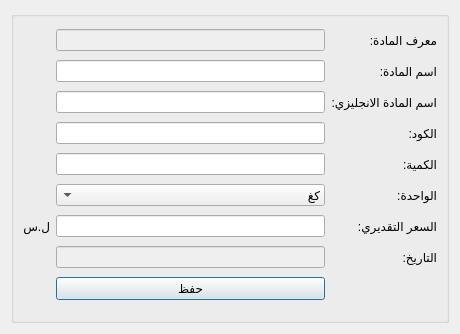
<?xml version="1.0" encoding="UTF-8"?>
<ui version="4.0">
 <class>MaterialEdit</class>
 <widget class="QDialog" name="MaterialEdit">
  <property name="geometry">
   <rect>
    <x>0</x>
    <y>0</y>
    <width>460</width>
    <height>334</height>
   </rect>
  </property>
  <property name="windowTitle">
   <string>تعديل المادة</string>
  </property>
  <property name="windowIcon">
   <iconset>
    <normaloff>graphics/icon.xpm</normaloff>graphics/icon.xpm</iconset>
  </property>
  <layout class="QGridLayout" name="gridLayout_2">
   <item row="0" column="0">
    <widget class="QGroupBox" name="groupBox">
     <property name="layoutDirection">
      <enum>Qt::RightToLeft</enum>
     </property>
     <property name="title">
      <string/>
     </property>
     <layout class="QGridLayout" name="gridLayout">
      <item row="8" column="0">
       <widget class="QLabel" name="date_label">
        <property name="text">
         <string>التاريخ:</string>
        </property>
       </widget>
      </item>
      <item row="6" column="1">
       <widget class="QComboBox" name="unit_combobox">
        <item>
         <property name="text">
          <string>كغ</string>
         </property>
        </item>
        <item>
         <property name="text">
          <string>ليتر</string>
         </property>
        </item>
        <item>
         <property name="text">
          <string>قطعة</string>
         </property>
        </item>
       </widget>
      </item>
      <item row="6" column="0">
       <widget class="QLabel" name="code_label_3">
        <property name="text">
         <string>الواحدة:</string>
        </property>
       </widget>
      </item>
      <item row="3" column="0">
       <widget class="QLabel" name="name_en_label">
        <property name="text">
         <string>اسم المادة الانجليزي:</string>
        </property>
       </widget>
      </item>
      <item row="1" column="0">
       <widget class="QLabel" name="name_label">
        <property name="text">
         <string>اسم المادة:</string>
        </property>
       </widget>
      </item>
      <item row="4" column="0">
       <widget class="QLabel" name="code_label">
        <property name="text">
         <string>الكود:</string>
        </property>
       </widget>
      </item>
      <item row="4" column="1">
       <widget class="QLineEdit" name="code_lineEdit"/>
      </item>
      <item row="8" column="1">
       <widget class="QLineEdit" name="date_lineEdit">
        <property name="enabled">
         <bool>false</bool>
        </property>
       </widget>
      </item>
      <item row="5" column="0">
       <widget class="QLabel" name="code_label_2">
        <property name="text">
         <string>الكمية:</string>
        </property>
       </widget>
      </item>
      <item row="1" column="1">
       <widget class="QLineEdit" name="name_lineEdit"/>
      </item>
      <item row="0" column="0">
       <widget class="QLabel" name="id_label">
        <property name="text">
         <string>معرف المادة:</string>
        </property>
       </widget>
      </item>
      <item row="3" column="1">
       <widget class="QLineEdit" name="name_en_lineEdit"/>
      </item>
      <item row="9" column="1">
       <widget class="QPushButton" name="save_btn">
        <property name="text">
         <string>حفظ</string>
        </property>
       </widget>
      </item>
      <item row="7" column="0">
       <widget class="QLabel" name="label">
        <property name="text">
         <string>السعر التقديري:</string>
        </property>
       </widget>
      </item>
      <item row="7" column="1">
       <widget class="QLineEdit" name="default_price_lineEdit"/>
      </item>
      <item row="0" column="1">
       <widget class="QLineEdit" name="id_lineEdit">
        <property name="enabled">
         <bool>false</bool>
        </property>
       </widget>
      </item>
      <item row="5" column="1">
       <widget class="QLineEdit" name="quantity_lineEdit"/>
      </item>
      <item row="7" column="2">
       <widget class="QLabel" name="label_2">
        <property name="text">
         <string>ل.س</string>
        </property>
       </widget>
      </item>
     </layout>
    </widget>
   </item>
  </layout>
 </widget>
 <resources/>
 <connections/>
</ui>
